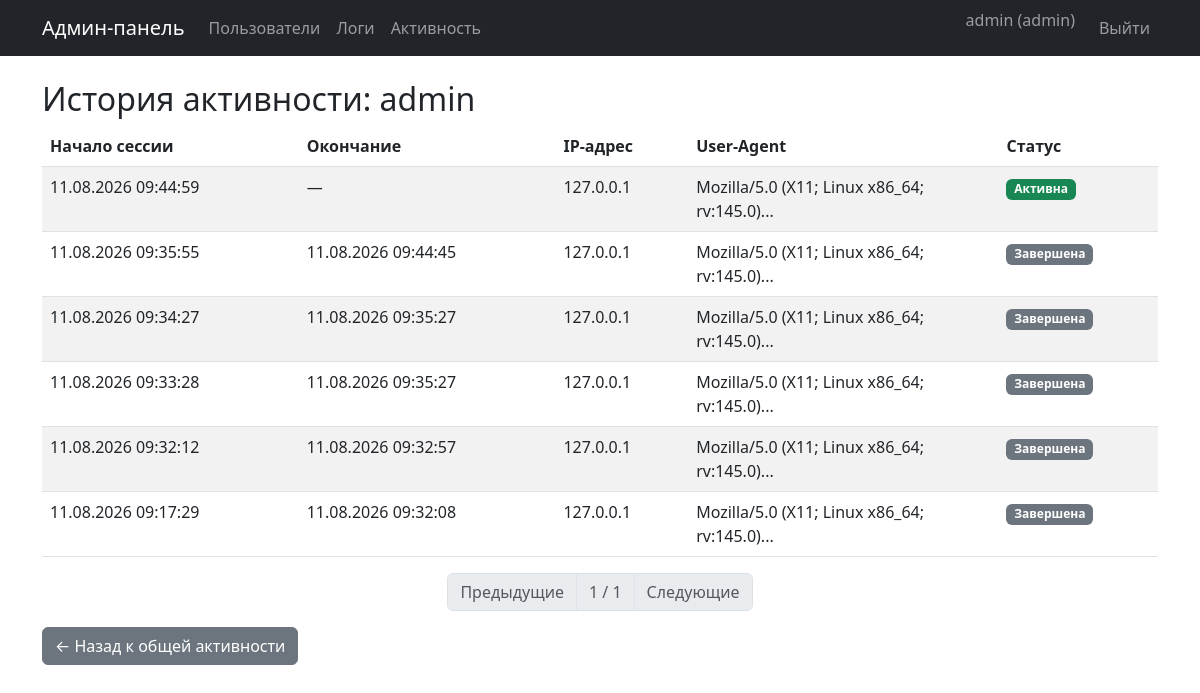
The app's page /activity/user/1 (signed in) with its own data.
### models.py (models this page shows)
class User(UserMixin, db.Model):
    __tablename__ = 'users'
    id = db.Column(db.Integer, primary_key=True)
    username = db.Column(db.String(80), unique=True, nullable=False)
    password_hash = db.Column(db.String(256), nullable=False)
    role = db.Column(db.String(20), default='user')
    created_at = db.Column(db.DateTime, default=datetime.utcnow)
    sessions = db.relationship('UserSession', backref='user', lazy=True)

class UserSession(db.Model):
    __tablename__ = 'user_sessions'
    id = db.Column(db.Integer, primary_key=True)
    user_id = db.Column(db.Integer, db.ForeignKey('users.id'), nullable=False)
    ip_address = db.Column(db.String(45))
    user_agent = db.Column(db.String(256))
    login_time = db.Column(db.DateTime, default=datetime.utcnow)
    logout_time = db.Column(db.DateTime, nullable=True)
    last_activity = db.Column(db.DateTime, default=datetime.utcnow, onupdate=datetime.utcnow)
    is_active = db.Column(db.Boolean, default=True)

### activity.py (the view)
@activity_bp.route('/user/<int:user_id>')
@login_required
@admin_required
def user_activity_detail(user_id):
    user = User.query.get_or_404(user_id)
    page = request.args.get('page', 1, type=int)
    per_page = 10
    pagination = UserSession.query.filter_by(user_id=user.id)\
        .order_by(UserSession.login_time.desc())\
        .paginate(page=page, per_page=per_page, error_out=False)
    sessions = pagination.items
    return render_template(
        'user_activity_detail.html',
        user=user,
        sessions=sessions,
        pagination=pagination
    )

### activity.py (called while the page is built)
def admin_required(func):
    @wraps(func)
    @login_required
    def wrapper(*args, **kwargs):
        if current_user.role != 'admin':
            flash('Доступ к активности разрешён только администраторам', 'danger')
            return redirect(url_for('index'))
        return func(*args, **kwargs)
    return wrapper

### templates/user_activity_detail.html
{% extends 'base.html' %}
{% block content %}
<h2>История активности: {{ user.username }}</h2>
<table class="table table-striped">
    <thead>
        <tr>
            <th>Начало сессии</th>
            <th>Окончание</th>
            <th>IP-адрес</th>
            <th>User-Agent</th>
            <th>Статус</th>
        </tr>
    </thead>
    <tbody>
        {% for session in sessions %}
        <tr>
            <td>{{ session.login_time.strftime('%d.%m.%Y %H:%M:%S') if session.login_time else '—' }}</td>
            <td>{{ session.logout_time.strftime('%d.%m.%Y %H:%M:%S') if session.logout_time else '—' }}</td>
            <td>{{ session.ip_address }}</td>
            <td style="max-width: 200px; overflow: hidden; text-overflow: ellipsis;" title="{{ session.user_agent }}">
                {{ session.user_agent | truncate(50) if session.user_agent else '—' }}
            </td>
            <td>
                {% if session.is_active %}
                    <span class="badge bg-success">Активна</span>
                {% else %}
                    <span class="badge bg-secondary">Завершена</span>
                {% endif %}
            </td>
        </tr>
        {% endfor %}
    </tbody>
</table>
<nav aria-label="Навигация по истории">
    <ul class="pagination justify-content-center">
        <li class="page-item {% if not pagination.has_prev %}disabled{% endif %}">
            <a class="page-link" href="{{ url_for('activity.user_activity_detail', user_id=user.id, page=pagination.prev_num) if pagination.has_prev else '#' }}">Предыдущие</a>
        </li>
        <li class="page-item disabled"><span class="page-link">{{ pagination.page }} / {{ pagination.pages }}</span></li>
        <li class="page-item {% if not pagination.has_next %}disabled{% endif %}">
            <a class="page-link" href="{{ url_for('activity.user_activity_detail', user_id=user.id, page=pagination.next_num) if pagination.has_next else '#' }}">Следующие</a>
        </li>
    </ul>
</nav>
<a href="{{ url_for('activity.user_activity') }}" class="btn btn-secondary">← Назад к общей активности</a>
{% endblock %}

### templates/base.html (shortened to what this page needs)
<!DOCTYPE html>
<html lang="ru">
<head>
    <link href="https://cdn.jsdelivr.net/npm/bootstrap@5.3.0/dist/css/bootstrap.min.css" rel="stylesheet">
</head>
<body>
    <nav class="navbar navbar-expand-lg navbar-dark bg-dark mb-4">
        <div class="container">
            <a class="navbar-brand" href="/">Админ-панель</a>
            <div class="collapse navbar-collapse" id="navbarNav">
                <ul class="navbar-nav me-auto">
                    {% if current_user.is_authenticated and current_user.role == 'admin' %}
                    <li class="nav-item">
                        <a class="nav-link" href="{{ url_for('users.user_list') }}">Пользователи</a>
                    </li>
                    <li class="nav-item">
                        <a class="nav-link" href="{{ url_for('logs.view_logs') }}">Логи</a>
                    </li>
                    <li class="nav-item">
                        <a class="nav-link" href="{{ url_for('activity.user_activity') }}">Активность</a>
                    </li>
                    {% endif %}
                </ul>
                <ul class="navbar-nav">
                    {% if current_user.is_authenticated %}
                    <li class="nav-item">
                        <span class="navbar-text me-3">{{ current_user.username }} ({{ current_user.role }})</span>
                    </li>
                    <li class="nav-item">
                        <a class="nav-link" href="{{ url_for('auth.logout') }}">Выйти</a>
                    </li>
                    {% else %}
                    <li class="nav-item">
                        <a class="nav-link" href="{{ url_for('auth.login') }}">Войти</a>
                    </li>
                    {% endif %}
                </ul>
            </div>
        </div>
    </nav>
    <div class="container">
        {% block content %}{% endblock %}
    </div>
</body>
</html>

### records on screen
User: username "admin", role "admin"
UserSession: login_time "11.08.2026 09:44:59", logout_time "—", ip_address "127.0.0.1", user_agent "Mozilla/5.0 (X11; Linux x86_64; rv:145.0)...", is_active "Активна"
UserSession: login_time "11.08.2026 09:35:55", logout_time "11.08.2026 09:44:45", ip_address "127.0.0.1", user_agent "Mozilla/5.0 (X11; Linux x86_64; rv:145.0)...", is_active "Завершена"
UserSession: login_time "11.08.2026 09:34:27", logout_time "11.08.2026 09:35:27", ip_address "127.0.0.1", user_agent "Mozilla/5.0 (X11; Linux x86_64; rv:145.0)...", is_active "Завершена"
UserSession: login_time "11.08.2026 09:33:28", logout_time "11.08.2026 09:35:27", ip_address "127.0.0.1", user_agent "Mozilla/5.0 (X11; Linux x86_64; rv:145.0)...", is_active "Завершена"
UserSession: login_time "11.08.2026 09:32:12", logout_time "11.08.2026 09:32:57", ip_address "127.0.0.1", user_agent "Mozilla/5.0 (X11; Linux x86_64; rv:145.0)...", is_active "Завершена"
UserSession: login_time "11.08.2026 09:17:29", logout_time "11.08.2026 09:32:08", ip_address "127.0.0.1", user_agent "Mozilla/5.0 (X11; Linux x86_64; rv:145.0)...", is_active "Завершена"

### other values on screen
{{ pagination.page }} "1"
{{ pagination.pages }} "1"
